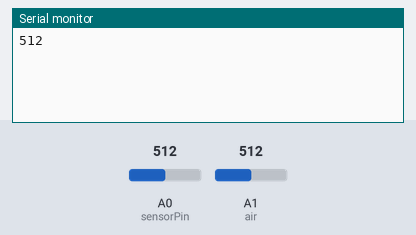
This sketch was run on a simulated Arduino Uno, built with avr-gcc and run on an emulated ATmega328P. Shown: the last lines printed to the serial monitor. Inputs (shaded band) come from the test bench; at power-on: A1 (air) = 512, A0 (sensorPin) = 512.

Above: at 1.8 s.
1.9 s: A1 (air) set to 716
At 2.8 s:
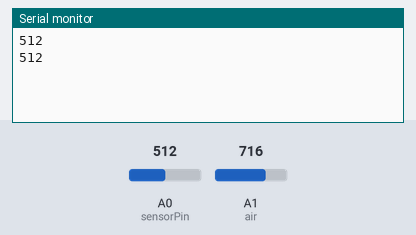
3.4 s: A1 (air) set to 900
At 4.4 s:
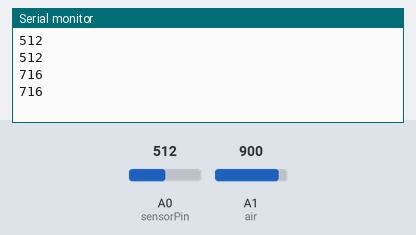
Timing chart, 0 to 6.4 s (numbered marks = the images above; inputs shaded):
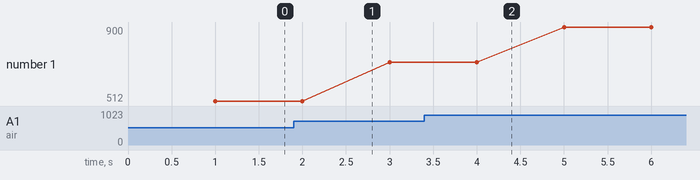

The sketch:

SOIL_RAINDROP.ino
```cpp
//SENSOR RAINDROP
int air = A1;
const int bawah = 0;
const int atas = 1024;

//SENSOR SOIL
#define sensorPin A0


void setup(){
  pinMode(air,INPUT);
  Serial.begin(9600);
}


int read_raindrop(){
  int data_air = analogRead(air);
  int range = map(data_air, bawah, atas, 0, 3);
  return (data_air);
}

int read_soil(){
	int val = analogRead(sensorPin);
	return (val);
}

void loop(){
  int soil_ = read_soil();
  int raindrop_ = read_raindrop();
  String complete = (soil_+"|"+raindrop_);
  delay(1000);
  Serial.println(raindrop_);

}
```

Measured:
- plotted number 1: 512 → 716 after the input at 1.9 s, 716 → 900 after the input at 3.4 s
